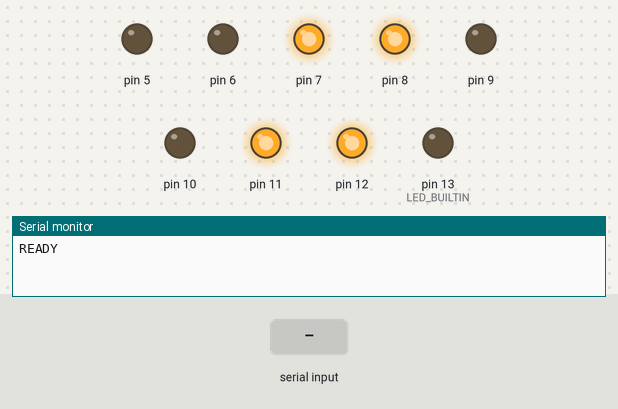
The sketch below on a simulated Arduino Uno, built with avr-gcc and run on an emulated ATmega328P. Parts: output pins drawn as LEDs (lit = HIGH), the last lines printed to the serial monitor. The inputs (shaded band) are chosen by the test bench.

Above: at 1.2 s.
1.3 s: "RESET\n" received over Serial
At 1.6 s:
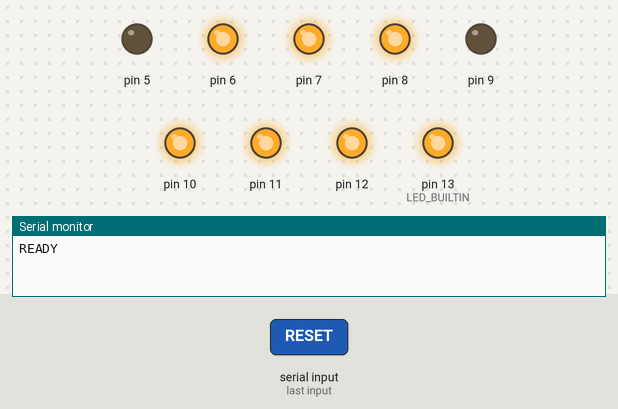
4.3 s: "RESET 1\n" received over Serial
At 7.1 s:
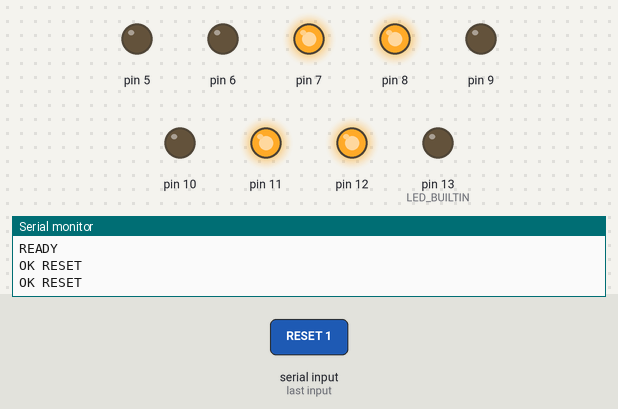
7.3 s: "RESET 150\n" received over Serial
At 8.6 s:
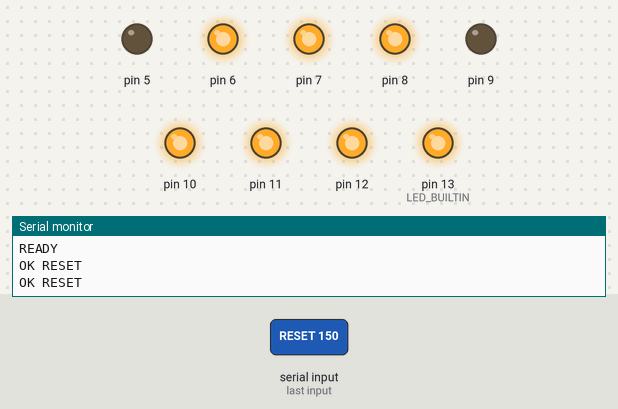
Timing chart, 0 to 11.3 s (numbered marks = the images above; inputs shaded):
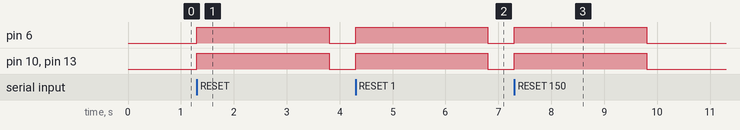

Measured:
- after the input at 1.3 s, pin 6, pin 10, pin 13 (LED_BUILTIN): LOW → HIGH at once, → LOW 2.5 s later
- after the input at 4.3 s, pin 6, pin 10, pin 13 (LED_BUILTIN): LOW → HIGH at once, → LOW 2.5 s later
- after the input at 7.3 s, pin 6, pin 10, pin 13 (LED_BUILTIN): LOW → HIGH at once, → LOW 2.5 s later

The sketch:

actuator.ino
```cpp
// The hand's firmware: reads the serial commands of the RAL (src/backend/hub/ral/linear_actuators.py).
// Format and wiring: firmware/README.md. The motors are timed, not measured (no position sensor).
//
// Safety in the board itself, so the hand stops even if the hub crashes (FR-10, C-04):
// - a push is capped at MAX_PUSH_MS;
// - an actuator held out for HOLD_MAX_MS without a RELEASE goes back by itself;
// - STOP turns every motor off at once, also in the middle of a move, and PRESS is refused until RESET.
// The loop never blocks (no delay()), so STOP is read while a motor runs.

const unsigned long MAX_PUSH_MS = 2000;
const unsigned long HOLD_MAX_MS = 5000;
const unsigned long BACK_EXTRA_MS = 100;  // back runs a bit longer than out; the actuator's end switch stops it
const unsigned long HOME_MS = MAX_PUSH_MS * 6 / 5 + BACK_EXTRA_MS;  // all the way back, after RESET

struct Act {
  const char *id;
  int rpwm, lpwm, ren, len;  // BTS7960: RPWM out, LPWM back, R_EN and L_EN held high
  byte state;
  unsigned long until;   // when the current move ends (millis)
  unsigned long pushed;  // how long it went out: back takes a little longer
  unsigned long heldAt;
};

enum { IN, PUSHING, HELD, BACK };

Act acts[] = {
  {"A1", 5, 6, 7, 8, IN, 0, 0, 0},
  {"A2", 9, 10, 11, 12, IN, 0, 0, 0},  // second driver: not wired on the bench yet
};
const int N = sizeof(acts) / sizeof(acts[0]);

bool stopped = false;
bool homing = false;  // RESET: every actuator goes back, then "OK RESET"
char line[48];
byte len = 0;

void motor(Act &a, int dir) {  // 1 out, -1 back, 0 off
  analogWrite(a.rpwm, 0);
  analogWrite(a.lpwm, 0);
  if (dir > 0) analogWrite(a.rpwm, 255);
  if (dir < 0) analogWrite(a.lpwm, 255);
}

bool moving() {
  for (int i = 0; i < N; i++)
    if (acts[i].state == PUSHING || acts[i].state == BACK) return true;
  return false;
}

void led() { digitalWrite(LED_BUILTIN, moving() ? HIGH : LOW); }

Act *find(const char *id) {
  for (int i = 0; i < N; i++)
    if (strcmp(acts[i].id, id) == 0) return &acts[i];
  return NULL;
}

void back(Act &a, unsigned long ms) {
  motor(a, -1);
  a.state = BACK;
  a.until = millis() + ms;
}

void stopAll() {
  for (int i = 0; i < N; i++) {
    Act &a = acts[i];
    motor(a, 0);
    if (a.state == PUSHING) { Serial.print("ERR PRESS "); Serial.print(a.id); Serial.println(" stopped"); }
    if (a.state == BACK && !homing) { Serial.print("ERR RELEASE "); Serial.print(a.id); Serial.println(" stopped"); }
    if (a.state != IN) { a.state = HELD; a.pushed = MAX_PUSH_MS; }  // where it stands is unknown: RESET pulls it back
  }
  if (homing) Serial.println("ERR RESET stopped");
  homing = false;
  stopped = true;
  Serial.println("OK STOP");
}

void command(char *s) {
  char *cmd = strtok(s, " ");
  char *id = strtok(NULL, " ");
  char *arg = strtok(NULL, " ");
  if (cmd == NULL) return;
  if (strcmp(cmd, "STOP") == 0) { stopAll(); return; }
  if (strcmp(cmd, "PING") == 0) { Serial.println(stopped ? "OK PING stopped" : "OK PING"); return; }
  if (strcmp(cmd, "RESET") == 0) {
    if (moving()) { Serial.println("ERR RESET busy"); return; }
    stopped = false;
    homing = true;
    for (int i = 0; i < N; i++) back(acts[i], HOME_MS);
    return;
  }
  bool press = strcmp(cmd, "PRESS") == 0, release = strcmp(cmd, "RELEASE") == 0;
  if (!press && !release) { Serial.println("ERR ? unknown_command"); return; }
  Act *a = id ? find(id) : NULL;
  if (a == NULL) { Serial.print("ERR "); Serial.print(cmd); Serial.println(" ? unknown_actuator"); return; }
  #define ERR(why) { Serial.print("ERR "); Serial.print(cmd); Serial.print(" "); Serial.print(a->id); Serial.println(" " why); return; }
  if (stopped) ERR("stopped");
  if (homing || a->state == PUSHING || a->state == BACK) ERR("busy");
  if (press) {
    long ms = arg ? atol(arg) : 0;
    if (ms < 1 || (unsigned long)ms > MAX_PUSH_MS) ERR("bad_ms");
    if (a->state != IN) ERR("not_back");
    motor(*a, 1);
    a->state = PUSHING;
    a->pushed = ms;
    a->until = millis() + ms;
  } else if (a->state == IN) {
    Serial.print("OK RELEASE "); Serial.println(a->id);
  } else {
    back(*a, a->pushed * 6 / 5 + BACK_EXTRA_MS);
  }
}

void setup() {
  Serial.begin(115200);
  pinMode(LED_BUILTIN, OUTPUT);
  for (int i = 0; i < N; i++) {
    Act &a = acts[i];
    pinMode(a.rpwm, OUTPUT); pinMode(a.lpwm, OUTPUT);
    pinMode(a.ren, OUTPUT); pinMode(a.len, OUTPUT);
    motor(a, 0);
    digitalWrite(a.ren, HIGH);
    digitalWrite(a.len, HIGH);
  }
  Serial.println("READY");  // the board restarts when the hub opens the port
}

void loop() {
  while (Serial.available()) {
    char c = Serial.read();
    if (c == '\r') continue;
    if (c == '\n') { line[len] = 0; command(line); len = 0; }
    else if (len < sizeof(line) - 1) line[len++] = c;
  }
  unsigned long now = millis();
  for (int i = 0; i < N; i++) {
    Act &a = acts[i];
    if (a.state == PUSHING && (long)(now - a.until) >= 0) {
      motor(a, 0);
      a.state = HELD;
      a.heldAt = now;
      Serial.print("OK PRESS "); Serial.println(a.id);
    } else if (a.state == BACK && (long)(now - a.until) >= 0) {
      motor(a, 0);
      a.state = IN;
      if (!homing) { Serial.print("OK RELEASE "); Serial.println(a.id); }
    } else if (a.state == HELD && !stopped && (long)(now - a.heldAt) >= (long)HOLD_MAX_MS) {
      Serial.print("EVT RELEASE "); Serial.print(a.id); Serial.println(" hold_timeout");
      back(a, a.pushed * 6 / 5 + BACK_EXTRA_MS);
    }
  }
  if (homing && !moving()) { homing = false; Serial.println("OK RESET"); }
  led();
}
```
